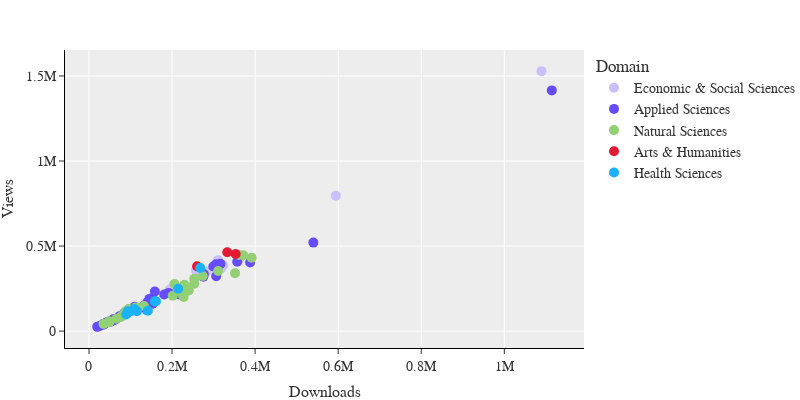

Notebook source saved alongside this figure:
### Code cell
fig = px.scatter(
    topic_stats,
    x='downloads_total',
    y='views_total',
    color='domain_en',
    color_discrete_map=color_palette,
    hover_data=['topic_en'],
    log_x=False
)

fig.update_layout(
    layout,
    xaxis=dict(title="Downloads"),
    yaxis=dict(title="Views"),
    legend=dict(title='Domain')
)

fig.update_traces(
    marker=dict(size=10),
    hovertemplate='Topic: %{customdata[0]}<br>Downloads: %{x}<br>Views: %{y}<extra></extra>'
)

fig.show()

### Figure 1 — Plotly figure (JSON) as saved in the notebook; plotly's stock layout.template omitted (floating-point values rounded to 4 significant figures)
{"data": [{"customdata": [["S&T Talent Cultivation"], ["Development History and Scientific Achievements of the Chinese Academy of Sciences"], ["Science Popularization and Think Tank Construction"], ["Economic Forecast and Analysis"], ["Intellectual Property Protection and Management"], ["Belt and Road Initiative: S&T Innovation and Sustainable Development"], ["Graduate Education and Talent Cultivation"], ["CAS Leaders Appointments and Profiles"], ["Open Science and National Key Laboratories"], ["Open Science and S&T Innovation Policy Research"], ["Peer Review and Funding Allocation for Basic Research"], ["Chinese Strategic Industries and Economic Development"], ["Geographic Science Research"], ["Belt and Road Initiative: S&T Cooperation"]], "hovertemplate": "Topic: %{customdata[0]}<br>Downloads: %{x}<br>Views: %{y}<extra></extra>", "legendgroup": "Economic & Social Sciences", "marker": {"color": "#CCBFFF", "size": 10, "symbol": "circle"}, "mode": "markers", "name": "Economic & Social Sciences", "orientation": "v", "showlegend": true, "type": "scatter", "x": [1089402, 594437, 323058, 282085, 194236, 318076, 266533, 362330, 257272, 310786, 200698, 102951, 97546, 239993], "xaxis": "x", "y": [1528313, 795842, 385668, 350502, 243279, 368804, 348619, 426067, 356109, 417215, 253491, 118940, 121419, 239552], "yaxis": "y"}, {"customdata": [["S&T Innovation and Superpower Strategy"], ["Biotechnology Development"], ["Water Resources Management and Ecological Protection"], ["Renewable Energy"], ["Optical and Spectroscopic Detection Instruments"], ["Digital Technology and Big Data-Driven Scientific Research and Social Development"], ["Precision Measurement and Detection Instruments"], ["S&T Aided Poverty Alleviation"], ["Nanomaterials and Advanced Functional Materials"], ["High Power Laser Physics and Technology"], ["Advanced Nuclear Energy Technology"], ["Agricultural Reforms"], ["Current Status and Innovation Systems in Agriculture and Biological Breeding Research"], ["Chemical Sciences and Technology"], ["Clean and Efficient Utilization of Coal and Natural Gas"], ["Cybersecurity and Information Security"], ["High-Performance Computing"], ["Urbanization"], ["Thin Film Deposition and Vacuum Technology"], ["Laser and Semiconductor Technology"], ["Automated Theorem Proving"], ["Advanced Multifunctional Instrumentation for Materials Science and Laser Technology"], ["Superconducting Devices and Applications"], ["Stem Cell and Regenerative Medicine Research"], ["Scientific Research Instruments and Large Scientific Engineering Projects"], ["Land Spatial Governance and Regional Development Strategy"], ["Oil and Gas Exploration and Development"], ["Magnetron Sputtering Coating"], ["Quantum Communication and Computing"], ["Advanced Scientific Instruments and Technologies"], ["Food Security"], ["High-Precision Scientific Instruments and Advanced Detection Technologies"], ["Ultra-Intense Laser Technology and Terahertz Detector"], ["Water Quality Monitoring Instruments"], ["Lunar and Deep Space Exploration"], ["Robotics and Intelligent Manufacturing"], ["High-Precision Optical Instruments"], ["High-Speed Automated Data Acquisition and Analysis System"], ["High-Precision Optical and Radar Technologies"], ["Black Soil Conservation and Sustainable Utilization"], ["High-Power Solid-State Lasers and Deep Ultraviolet Spectral Imaging Systems"], ["Advanced Measurement and Sensing Technologies"], ["Basic Research at CAS"], ["Disaster Mitigation"], ["Nanotechnology Ethics and Governance"], ["Fiber Optic Technology and Sensing Systems"]], "hovertemplate": "Topic: %{customdata[0]}<br>Downloads: %{x}<br>Views: %{y}<extra></extra>", "legendgroup": "Applied Sciences", "marker": {"color": "#654CFF", "size": 10, "symbol": "circle"}, "mode": "markers", "name": "Applied Sciences", "orientation": "v", "showlegend": true, "type": "scatter", "x": [1114275, 540190, 316695, 306305, 141168, 387903, 55321, 217560, 275411, 306046, 145497, 356918, 147769, 299316, 132283, 106550, 276540, 191763, 77513, 65393, 158575, 44219, 109799, 52215, 40117, 153341, 91000, 25930, 96805, 34461, 147880, 63336, 19816, 58463, 151522, 138897, 45780, 63711, 96612, 60557, 98568, 73840, 83755, 149670, 181110, 33174], "xaxis": "x", "y": [1415220, 520340, 395219, 322984, 171243, 403287, 62734, 215016, 319989, 393556, 189395, 407555, 182792, 379673, 150544, 129185, 333913, 224584, 85587, 71882, 233146, 53006, 142519, 55581, 45745, 161402, 111630, 30357, 129379, 37833, 175660, 71552, 24923, 69760, 193545, 126174, 55347, 70127, 117262, 63861, 117263, 87958, 102746, 185815, 215103, 40614], "yaxis": "y"}, {"customdata": [["CAS Field Observation Station Network"], ["Global Climate Change: Impact, Adaptation, and Mitigation Strategy"], ["Soil Environment and Sustainable Development"], ["Space Science Development Strategy"], ["Deep-sea Observation and Exploration"], ["Astronomy Development and Research Facilities"], ["Biodiversity Conservation and Ecosystem Restoration"], ["Carbon Neutrality Goals"], ["Biosecurity and Invasion Biology"], ["Environment Pollution"], ["Atmospheric Monitoring Systems"], ["Sustainable Development in China"], ["Climate Change Impact"], ["Ultrasonic Technology and Precision Time-Frequency Measurement"], ["Desertification Control and Research"], ["Earth Big Data for Sustainable Development"], ["Ecological Civilization Construction"], ["Neutron Scattering Instruments"], ["Flora of China"], ["Gold Deposit Geology"], ["Optical Instruments"], ["Synchrotron Radiation Technology"], ["High-Energy Physics"], ["Geological Science Development"], ["Big Science Facilities: Superconductivity, Nuclear Fusion, and High-Energy Physics"], ["Tibet and the Qinghai-Tibet Plateau: Sustainable Development and Ecological Protection"], ["Big Science Facilities: Particle Physics, Colliders, and Neutrino Research"]], "hovertemplate": "Topic: %{customdata[0]}<br>Downloads: %{x}<br>Views: %{y}<extra></extra>", "legendgroup": "Natural Sciences", "marker": {"color": "#92d073", "size": 10, "symbol": "circle"}, "mode": "markers", "name": "Natural Sciences", "orientation": "v", "showlegend": true, "type": "scatter", "x": [273989, 311003, 351687, 235454, 222727, 205801, 391579, 201576, 229760, 239972, 112404, 361315, 253343, 65968, 103319, 371528, 253518, 48309, 227940, 95382, 35023, 103895, 48941, 82594, 132521, 76371, 87129], "xaxis": "x", "y": [323727, 352933, 340531, 244112, 222122, 277127, 431683, 207425, 271867, 239274, 139407, 447462, 278135, 73138, 120530, 445723, 307838, 58534, 200722, 129764, 42262, 123173, 51849, 95857, 147770, 82371, 115221], "yaxis": "y"}, {"customdata": [["CAS Development History and Scientific Cooperation"], ["CAS Academicians and Academic Divisions Work"], ["CAS Divisions and Academicians: History and Development"]], "hovertemplate": "Topic: %{customdata[0]}<br>Downloads: %{x}<br>Views: %{y}<extra></extra>", "legendgroup": "Arts & Humanities", "marker": {"color": "#E51932", "size": 10, "symbol": "circle"}, "mode": "markers", "name": "Arts & Humanities", "orientation": "v", "showlegend": true, "type": "scatter", "x": [353290, 260245, 332972], "xaxis": "x", "y": [453381, 380950, 463807], "yaxis": "y"}, {"customdata": [["Social Psychology and its Applications"], ["Advanced Microscopy and Characterization Techniques"], ["Public Health Emergency Management"], ["Brain Science and Brain-Inspired Artificial Intelligence"], ["Cryogenics and Microscopy Technology"], ["Biomedical Imaging of Animals"], ["Drug Development and Traditional Chinese Medicine"], ["Social Network Public Opinion Analysis"], ["Advanced Medical Imaging and Diagnostic Technologies"], ["Microbiology and Ecological Environment Research"]], "hovertemplate": "Topic: %{customdata[0]}<br>Downloads: %{x}<br>Views: %{y}<extra></extra>", "legendgroup": "Health Sciences", "marker": {"color": "#19B2FF", "size": 10, "symbol": "circle"}, "mode": "markers", "name": "Health Sciences", "orientation": "v", "showlegend": true, "type": "scatter", "x": [267980, 89626, 141777, 214789, 109092, 161325, 93302, 158340, 115587, 106997], "xaxis": "x", "y": [370713, 97451, 119220, 248678, 129812, 175158, 115959, 174468, 116960, 121987], "yaxis": "y"}], "layout": {"font": {"family": "Verdana", "size": 14}, "height": 400, "legend": {"title": {"text": "Domain"}, "tracegroupgap": 0}, "margin": {"b": 10, "l": 0, "r": 0, "t": 50}, "width": 800, "xaxis": {"anchor": "y", "domain": [0, 1], "linecolor": "black", "showline": true, "tickmode": "array", "title": {"font": {"family": "Verdana", "size": 16}, "text": "Downloads"}}, "yaxis": {"anchor": "x", "domain": [0, 1], "linecolor": "black", "showline": true, "title": {"font": {"family": "Verdana", "size": 16}, "text": "Views"}}}}
